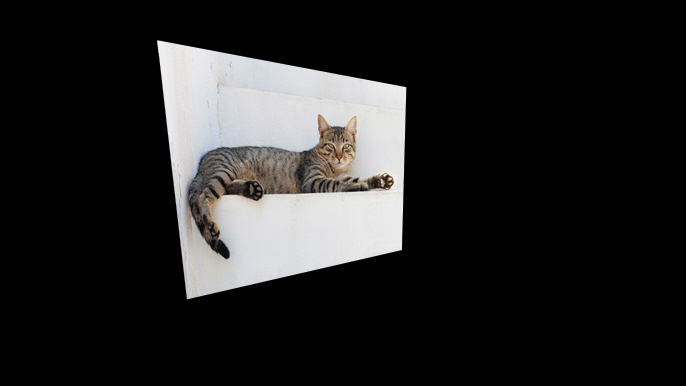
#> input picture OCVVision/imagesWarpPerspective/input.jpg, 686 x 386 px
$ python warpPerspective.py
#> lines starting #> are read from the running program, lines starting #| are printed output that depends on the picture
import cv2, glob, os
import numpy as np
from PIL import Image


def main():
    # Transformacion en perspectiva
    imagen = cv2.imread("imagesWarpPerspective/input.jpg")
#> imagen is the input picture: shape (386, 686, 3); mean B, G, R 35.5, 35.7, 36.1
    # los puntos en donde estan los puntos que se quieren transformar
    pts1 = np.float32([[157, 41], [405, 87], [187, 299], [401, 250]])
    # los puntos a donde se quiere llevar la imagen de resultado
    pts2 = np.float32([[0, 0], [686, 0], [0, 386], [686, 386]])
    M = cv2.getPerspectiveTransform(pts1, pts2)
    dst = cv2.warpPerspective(imagen, M, (686, 386))
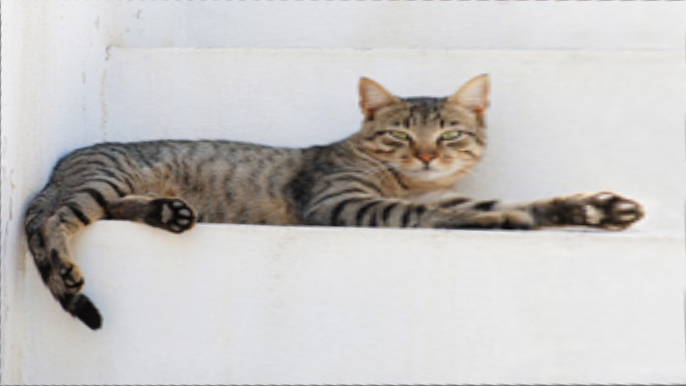
#> dst: shape (386, 686, 3); mean B, G, R 194.8, 196.1, 198.5
    cv2.imwrite("resultsWarpPerspective/result.png", dst)
    # https://medium.com/analytics-vidhya/opencv-perspective-transformation-9edffefb2143

if __name__ == '__main__':
    main()
